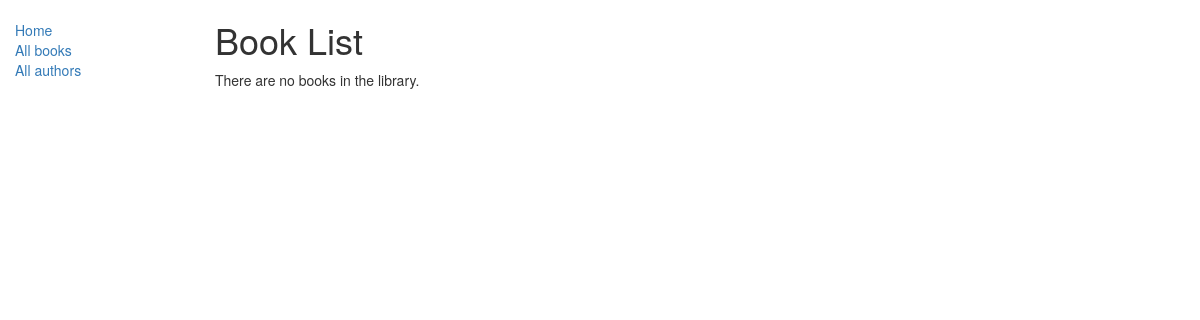
Page /catalog/books/ on the earlier database version.
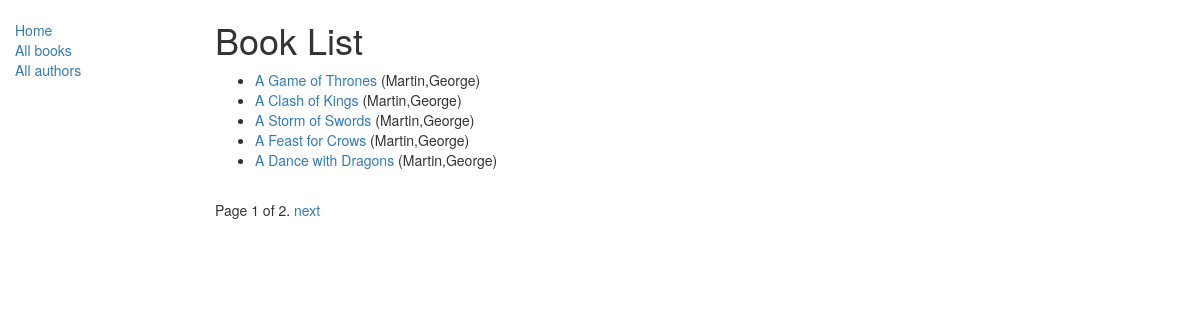
Same page on the later database version.
### catalog/models.py (models this page shows, shortened)
class Book(models.Model):
    title = models.CharField(max_length=200)
    author = models.ForeignKey('Author', on_delete=models.SET_NULL, null=True)
    summary = models.TextField(max_length=1000, help_text='Enter a brief description of the book')
    isbn = models.CharField('ISBN', max_length=13, help_text='13 Character <a href="https://www.isbn-international.org/content/what-isbn">ISBN number</a>')
    genre = models.ManyToManyField(Genre, help_text='Select a genre for this book')
    def get_absolute_url(self):
        return reverse('book-detail', args=[str(self.id)])
    def display_genre(self):
        """
        Creates a string for the Genre. This is required to display genre in Admin.
        """
        return ', '.join([ genre.name for genre in self.genre.all()[:3] ])
    display_genre.short_description = 'Genre'

class Author(models.Model):
    first_name = models.CharField(max_length=100)
    last_name = models.CharField(max_length=100)
    date_of_birth = models.DateField(null=True, blank=True)
    date_of_death = models.DateField('Died', null=True, blank=True)
    class Meta:
        ordering = ["last_name", "first_name"]
    def __str__(self):
        return '{0},{1}'.format(self.last_name, self.first_name)

### catalog/views.py (the view)
# urls.py: path('books/', views.BookListView.as_view(), name='books'),
class BookListView(generic.ListView):
    model = Book
    paginate_by = 5

### catalog/templates/catalog/book_list.html
{% extends "base_generic.html" %}
{% block content %}
    <h1>Book List</h1>
    {% if book_list %}
    <ul>
      {% for book in book_list %}
      <li>
        <a href="{{ book.get_absolute_url }}">{{ book.title }}</a> ({{book.author}})
      </li>
      {% endfor %}
    </ul>
    {% else %}
      <p>There are no books in the library.</p>
    {% endif %}
{% endblock %}

Differences in the rows shown:
added Book: title "A Game of Thrones", author "Martin,George"
added Book: title "A Clash of Kings", author "Martin,George"
added Book: title "A Storm of Swords", author "Martin,George"
added Book: title "A Feast for Crows", author "Martin,George"
added Book: title "A Dance with Dragons", author "Martin,George"
Other differences:
{{ page_obj.number }}: (not shown) → "1"
{{ page_obj.paginator.num_pages }}: (not shown) → "2"
text no longer shown: "There are no books in the library."
text now shown: "Page of . next"
